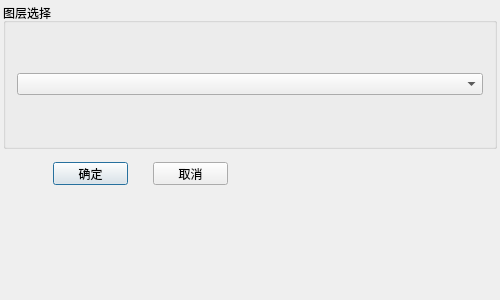
<?xml version="1.0" encoding="UTF-8"?>
<ui version="4.0">
 <class>qgsVectorLayerSelectBaseDialogClass</class>
 <widget class="QDialog" name="qgsVectorLayerSelectBaseDialogClass">
  <property name="geometry">
   <rect>
    <x>0</x>
    <y>0</y>
    <width>500</width>
    <height>300</height>
   </rect>
  </property>
  <property name="minimumSize">
   <size>
    <width>500</width>
    <height>300</height>
   </size>
  </property>
  <property name="maximumSize">
   <size>
    <width>550</width>
    <height>350</height>
   </size>
  </property>
  <property name="windowTitle">
   <string>请选择图层</string>
  </property>
  <property name="modal">
   <bool>false</bool>
  </property>
  <layout class="QVBoxLayout" name="verticalLayout">
   <property name="spacing">
    <number>3</number>
   </property>
   <property name="leftMargin">
    <number>3</number>
   </property>
   <property name="topMargin">
    <number>3</number>
   </property>
   <property name="rightMargin">
    <number>3</number>
   </property>
   <property name="bottomMargin">
    <number>3</number>
   </property>
   <item>
    <widget class="QGroupBox" name="groupBox">
     <property name="title">
      <string>图层选择</string>
     </property>
     <layout class="QVBoxLayout" name="verticalLayout_2">
      <item>
       <widget class="QComboBox" name="comboLayers">
        <property name="placeholderText">
         <string>请选择切割图层</string>
        </property>
       </widget>
      </item>
     </layout>
    </widget>
   </item>
   <item>
    <widget class="QWidget" name="widget" native="true">
     <property name="minimumSize">
      <size>
       <width>295</width>
       <height>39</height>
      </size>
     </property>
     <widget class="QPushButton" name="pbOk">
      <property name="geometry">
       <rect>
        <x>50</x>
        <y>10</y>
        <width>75</width>
        <height>23</height>
       </rect>
      </property>
      <property name="text">
       <string>确定</string>
      </property>
     </widget>
     <widget class="QPushButton" name="pbCancel">
      <property name="geometry">
       <rect>
        <x>150</x>
        <y>10</y>
        <width>75</width>
        <height>23</height>
       </rect>
      </property>
      <property name="text">
       <string>取消</string>
      </property>
     </widget>
    </widget>
   </item>
  </layout>
 </widget>
 <layoutdefault spacing="6" margin="11"/>
 <resources/>
 <connections/>
</ui>
